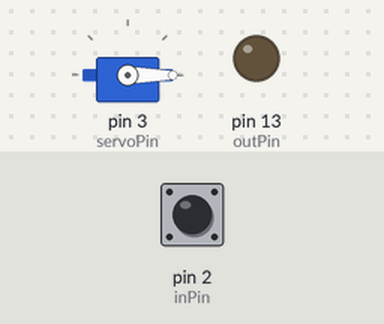
Recording of a sketch running on a simulated Arduino Uno, built with avr-gcc and run on an emulated ATmega328P. Parts: servo, output pins drawn as LEDs (lit = HIGH). The test bench sets the inputs (shaded band); at power-on: pin 2 (inPin) HIGH.

Above: at 1.2 s.
1.3 s: pin 2 (inPin) pulled LOW for 3.2 s
At 3.35 s:
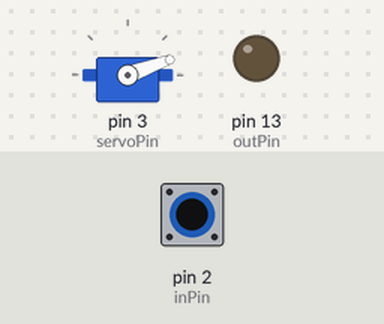
6.0 s: pin 2 (inPin) pulled LOW for 1 s
At 6.85 s:
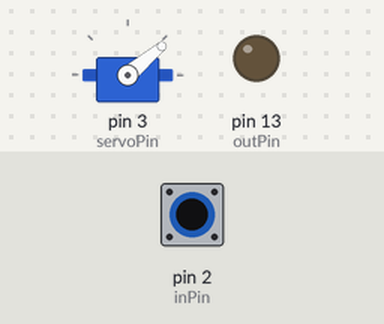
9.0 s: pin 2 (inPin) pulled LOW for 3.2 s
At 10.85 s:
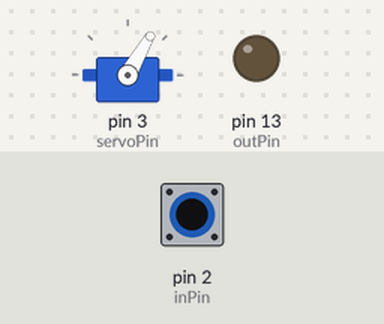
13.7 s: pin 2 (inPin) pulled LOW for 1 s
At 14.35 s:
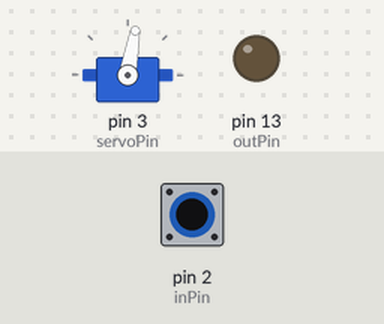
16.7 s: pin 2 (inPin) pulled LOW for 3.2 s
At 18.35 s:
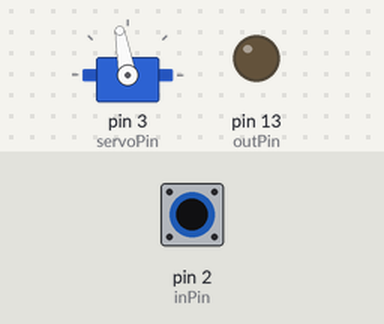
21.4 s: pin 2 (inPin) pulled LOW for 1 s
At 21.85 s:
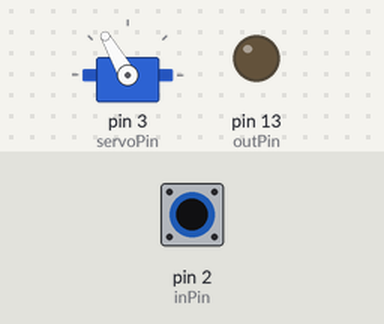
Timing chart, 0 to 24.4 s (numbered marks = the images above; inputs shaded):
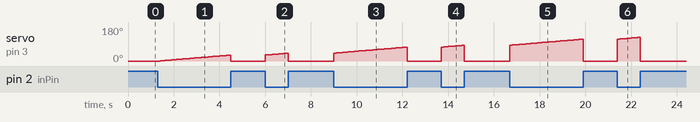

Measured:
- after the input at 1.3 s, servo on pin 3 (servoPin): rises from 0° to 31° in 3.0 s, then falls to 0° in 0.10 s
- after the input at 6.0 s, servo on pin 3 (servoPin): rises from 0° to 41° in 0.90 s, then falls to 0° in 0.10 s
- after the input at 9.0 s, servo on pin 3 (servoPin): rises from 0° to 73° in 3.1 s, then falls to 0° in 0.10 s
- after the input at 13.7 s, servo on pin 3 (servoPin): rises from 0° to 83° in 0.90 s, then falls to 0° in 0.10 s
- after the input at 16.7 s, servo on pin 3 (servoPin): rises from 0° to 115° in 3.1 s, then falls to 0° in 0.10 s
- after the input at 21.4 s, servo on pin 3 (servoPin): rises from 0° to 125° in 0.90 s, then falls to 0° in 0.10 s

The sketch:

move_servo.ino
```cpp
// Include the Servo library
#include <Servo.h>
// Declare the Servo pin
int servoPin = 3;

int inPin = 2;         // the number of the input pin for the switch
int outPin = 13;       // the number of the output pin

int state = HIGH;      // the current state of the output pin
int reading;           // the current reading from the input pin
int previous = LOW;    // the previous reading from the input pin

// the follow variables are long's because the time, measured in miliseconds,
// will quickly become a bigger number than can be stored in an int.
long time = 0;         // the last time the output pin was toggled
long debounce = 200;   // the debounce time, increase if the output flickers

int servo_angle = 0;   // define the initial servo angle
int counter = 0;       // set the counter
// Create a servo object
Servo Servo1;

void setup() {

   //pinMode(inPin, INPUT);
   pinMode(outPin, OUTPUT);
   pinMode(inPin, INPUT_PULLUP);

   // We need to attach the servo to the used pin number
   Servo1.attach(servoPin);
}
void loop(){

   reading = digitalRead(inPin); // read the input from the pin for switch

   // When reading is LOW means the key was pressed
   if (reading == LOW) {
      Servo1.write(servo_angle + counter);
      delay(100);
      counter = counter + 1;
   }
   else {
      Servo1.write(0);
   }

}
```
